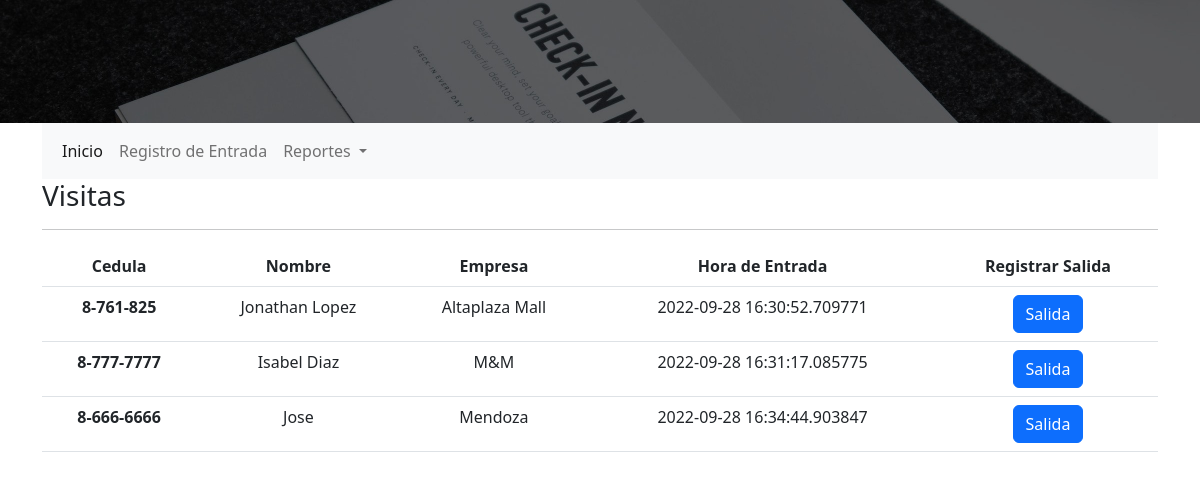
The page / on the database its author committed.
### app.py (models this page shows, shortened)
class Visitas(db.Model):
    id = db.Column(db.Integer, primary_key=True)
    cid = db.Column(db.String(20), nullable=False)
    date_in = db.Column(db.DateTime, nullable=False)
    date_out = db.Column(db.DateTime)
    status = db.Column(db.Boolean, nullable=False)

class Visitantes(db.Model):
    id = db.Column(db.Integer, primary_key=True)
    name = db.Column(db.String(250), nullable=False)
    company = db.Column(db.String(250), nullable=False)
    cid = db.Column(db.String(20), unique=True, nullable=False)

### app.py (the view)
@app.route('/')
def home():
    visits = db.session.query(
         Visitas, Visitantes,
    ).filter(
         Visitas.cid == Visitantes.cid,
    ).filter(
         Visitas.status == True,
    ).all()
    return render_template('index.html', visits=visits)

### templates/index.html
{% extends "base.html" %}
{% block content %}
<h3> Visitas </h3>
<hr>
<table class="table">
    <thead>
      <tr class="text-center">
        <th scope="col">Cedula</th>
        <th scope="col">Nombre</th>
        <th scope="col">Empresa</th>
        <th scope="col">Hora de Entrada</th>
        <th scope="col">Registrar Salida</th>
      </tr>
    </thead>
    <tbody>
        {% for visit in visits %}
      <tr class="text-center">
        <th scope="row">{{ visit.Visitas.cid }}</th>
        <td>{{ visit.Visitantes.name }}</td>
        <td>{{  visit.Visitantes.company }}</td>
        <td>{{ visit.Visitas.date_in }}</td>
        <td>
          <form action="{{ url_for('register_out',id=visit.Visitas.id)}}" method="POST">
            <button type="submit" class="btn btn-primary">Salida</button>
         </form>
        </td>
      </tr>
      {% endfor %}
    </tbody>
  </table>
{% endblock %}

### templates/base.html (shortened to what this page needs)
<!DOCTYPE html>
<html lang="en">
<head>
    <link rel="stylesheet" href="{{ url_for('static', filename='css/styles.css') }}">
    <link href="https://cdn.jsdelivr.net/npm/bootstrap@5.2.1/dist/css/bootstrap.min.css" rel="stylesheet">
</head>
<body>
    <div class="header">
        <img src="{{  url_for('static', filename='img/hero.jpg')}}" class="img-fluid" alt="...">
    </div>
    <div class="container menu">
        <nav class="navbar navbar-expand-lg bg-light">
            <div class="container-fluid">
              <div class="collapse navbar-collapse" id="navbarSupportedContent">
                <ul class="navbar-nav me-auto mb-2 mb-lg-0">
                  <li class="nav-item">
                    <a class="nav-link active" aria-current="page" href="{{ url_for('home') }}">Inicio</a>
                  </li>
                  <li class="nav-item">
                    <a class="nav-link" href="{{ url_for('search') }}">Registro de Entrada</a>
                  </li>
                  <li class="nav-item dropdown">
                    <a class="nav-link dropdown-toggle" href="#" role="button" data-bs-toggle="dropdown" aria-expanded="false">
                      Reportes
                    </a>
                  </li>
                </ul>
              </div>
            </div>
          </nav>
    </div>
    <div class="container content">
        {% block content %}
        {% endblock %}
    </div>
</body>
</html>

### rows shown on the page
Visitas: Visitas.cid "8-761-825", Visitantes.name "Jonathan Lopez", Visitantes.company "Altaplaza Mall", Visitas.date_in "2022-09-28 16:30:52.709771"
Visitas: Visitas.cid "8-777-7777", Visitantes.name "Isabel Diaz", Visitantes.company "M&M", Visitas.date_in "2022-09-28 16:31:17.085775"
Visitas: Visitas.cid "8-666-6666", Visitantes.name "Jose", Visitantes.company "Mendoza", Visitas.date_in "2022-09-28 16:34:44.903847"
